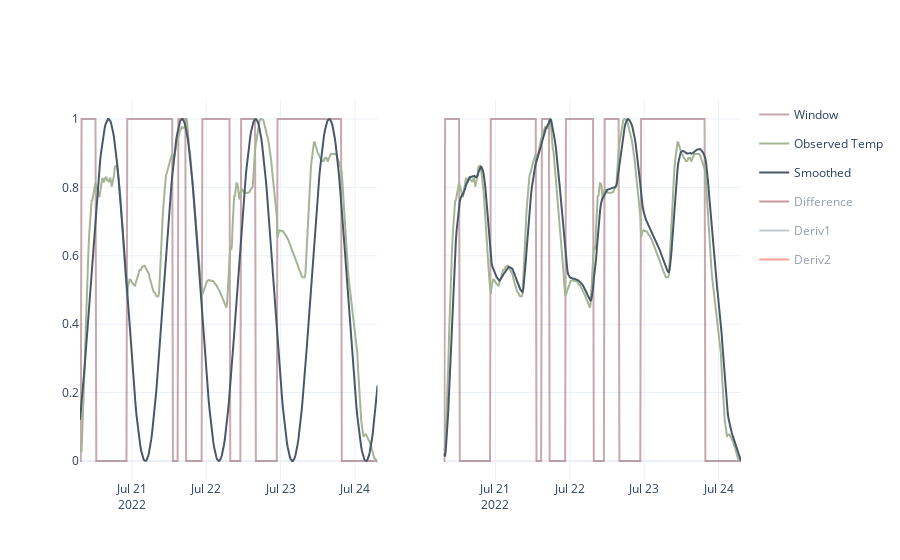

Notebook code for this chart:
### Code cell
fig, names = make_dual_plot(w2, w3)
update_dual_plot(fig,  names, ["Window", "Observed Temp", "Smoothed"],)

### Figure 1 — Plotly figure (JSON) as saved in the notebook; plotly's stock layout.template omitted (floating-point values rounded to 4 significant figures; data arrays with more than 128 entries replaced by an {"elided": "..."} marker saying what was removed)
{"data": [{"legendgroup": "Window", "line": {"color": "#702632"}, "mode": "lines", "name": "Window", "opacity": 0.4, "type": "scatter", "visible": true, "x": {"elided": "385 str values"}, "xaxis": "x", "y": {"elided": "385 int values"}, "yaxis": "y"}, {"legendgroup": "Observed Temp", "line": {"color": "#A4B494"}, "mode": "lines", "name": "Observed Temp", "opacity": 1, "type": "scatter", "visible": true, "x": {"elided": "385 str values"}, "xaxis": "x", "y": {"elided": "385 float values"}, "yaxis": "y"}, {"legendgroup": "Smoothed", "line": {"color": "#495867"}, "mode": "lines", "name": "Smoothed", "opacity": 1, "type": "scatter", "visible": true, "x": {"elided": "385 str values"}, "xaxis": "x", "y": {"elided": "385 float values"}, "yaxis": "y"}, {"legendgroup": "Difference", "line": {"color": "#912F40"}, "mode": "lines", "name": "Difference", "opacity": 1, "type": "scatter", "visible": "legendonly", "x": {"elided": "385 str values"}, "xaxis": "x", "y": {"elided": "385 float values"}, "yaxis": "y"}, {"legendgroup": "Deriv1", "line": {"color": "#81909E"}, "mode": "lines", "name": "Deriv1", "opacity": 1, "type": "scatter", "visible": "legendonly", "x": {"elided": "385 str values"}, "xaxis": "x", "y": {"elided": "385 float values"}, "yaxis": "y"}, {"legendgroup": "Deriv2", "line": {"color": "#F4442E"}, "mode": "lines", "name": "Deriv2", "opacity": 1, "type": "scatter", "visible": "legendonly", "x": {"elided": "385 str values"}, "xaxis": "x", "y": {"elided": "385 float values"}, "yaxis": "y"}, {"legendgroup": "Window", "line": {"color": "#702632"}, "mode": "lines", "name": "Window", "opacity": 0.4, "showlegend": false, "type": "scatter", "visible": true, "x": {"elided": "385 str values"}, "xaxis": "x2", "y": {"elided": "385 int values"}, "yaxis": "y2"}, {"legendgroup": "Observed Temp", "line": {"color": "#A4B494"}, "mode": "lines", "name": "Observed Temp", "opacity": 1, "showlegend": false, "type": "scatter", "visible": true, "x": {"elided": "385 str values"}, "xaxis": "x2", "y": {"elided": "385 float values"}, "yaxis": "y2"}, {"legendgroup": "Smoothed", "line": {"color": "#495867"}, "mode": "lines", "name": "Smoothed", "opacity": 1, "showlegend": false, "type": "scatter", "visible": true, "x": {"elided": "385 str values"}, "xaxis": "x2", "y": {"elided": "385 float values"}, "yaxis": "y2"}, {"legendgroup": "Difference", "line": {"color": "#912F40"}, "mode": "lines", "name": "Difference", "opacity": 1, "showlegend": false, "type": "scatter", "visible": "legendonly", "x": {"elided": "385 str values"}, "xaxis": "x2", "y": {"elided": "385 float values"}, "yaxis": "y2"}, {"legendgroup": "Deriv1", "line": {"color": "#81909E"}, "mode": "lines", "name": "Deriv1", "opacity": 1, "showlegend": false, "type": "scatter", "visible": "legendonly", "x": {"elided": "385 str values"}, "xaxis": "x2", "y": {"elided": "385 float values"}, "yaxis": "y2"}, {"legendgroup": "Deriv2", "line": {"color": "#F4442E"}, "mode": "lines", "name": "Deriv2", "opacity": 1, "showlegend": false, "type": "scatter", "visible": "legendonly", "x": {"elided": "385 str values"}, "xaxis": "x2", "y": {"elided": "385 float values"}, "yaxis": "y2"}], "layout": {"xaxis": {"anchor": "y", "domain": [0, 0.45]}, "xaxis2": {"anchor": "y2", "domain": [0.55, 1]}, "yaxis": {"anchor": "x", "domain": [0, 1]}, "yaxis2": {"anchor": "x2", "domain": [0, 1], "matches": "y", "showticklabels": false}}}
